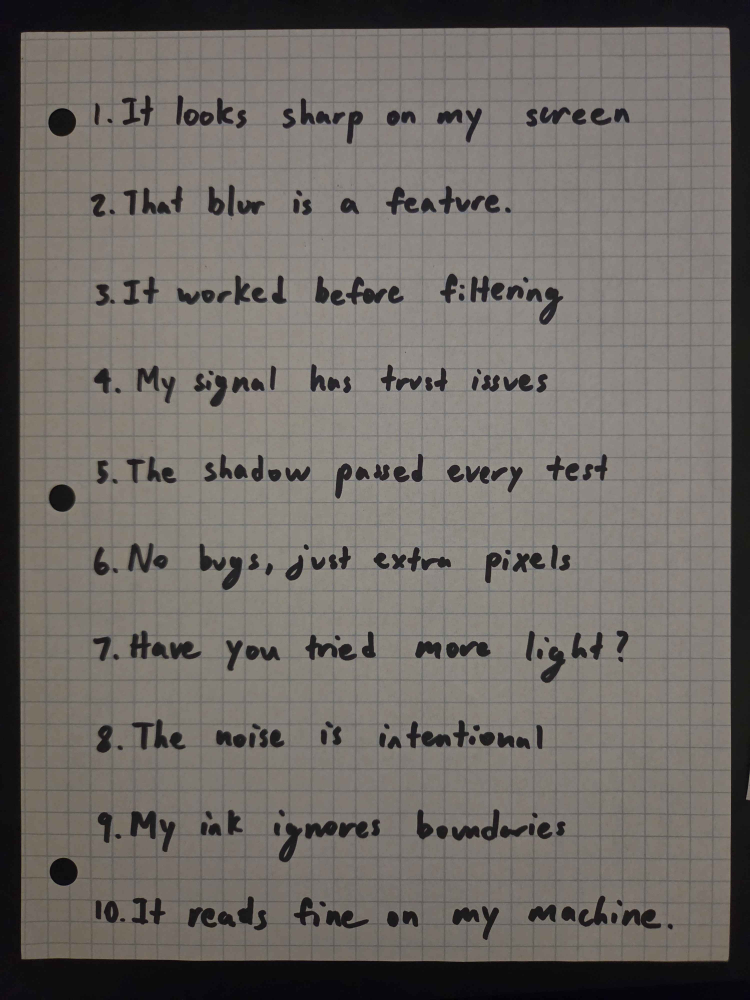
#> input picture bleed/archive/2026-11-16/inputs/sheet01/perfect.jpg, 3000 x 4000 px (shown at 1/4 size)
$ python -i recover_overlap.py   (imports and definitions only)   (older library calls are emulated)
#> lines starting #> are read from the running program, lines starting #| are printed output that depends on the picture
"""Overlap-preserving bleed removal: Rowley-Brooke pipeline + bleed/pencil decomposition.

Adaptation of the proposal's classical branch (Sec. 4.3, Fig. 4). The paper's
stages are kept: mirror + align, classify interference from the joint front/back
intensities (Sec. 3.2.1), connected-component refinement (3.2.2), and restoration
from background paper (3.3). Two changes target pencil retention:

1. Dense registration refinement. A tile-wise normalized cross-correlation field
   on the ink maps corrects residual paper warp that the global homography leaves
   (several pixels, comparable to stroke width).
2. Overlap decomposition instead of whole-region replacement. Inside the
   interference region, front optical density is modelled as

       d_front(x) = a(x) * m_back(x) + p(x),   p >= 0,

   where m_back is the registered reverse-ink map, a(x) is a smooth bleed gain
   (ink penetration varies stroke by stroke), and p is front-side pencil. We solve

       min_{a, p>=0}  sum (d_front - a m_back - p)^2 + sum lam(x) p + smooth(a)

   by alternating minimization: a is a Gaussian-weighted least-squares fit given
   p, and p is the proximal step of the sparsity penalty given a (non-negative
   soft threshold for L1, hard threshold for L0; L0 keeps pencil density unbiased). lam(x) increases with the
   reverse-ink density and its edge strength, where model noise is larger.
   Restored overlap pixels are paper * exp(-p), so pencil seen through or around
   the bleed is kept at its observed density, not redrawn.

Pixels outside the interference region (front-only pencil, background) are
copied from the input unchanged. No learned model, transcription or line boxes
are used during restoration.
"""
import argparse
import json
import time
from pathlib import Path

import cv2
import numpy as np
from PIL import Image
from scipy import ndimage

from remove_bleed import (BACK, BOTH, classify, detrend, exemplar_plate, page_mask,
                          read_image, refine, register)

# Selected by bleed/tune_overlap.py (coordinate search on the tune half; see
# bleed/results/pencil-sheet08-overlap/tuning.json). Hand-set starting values are
# tune_overlap.INITIAL.
DEFAULTS = dict(
    back_floor=0.25,     # reverse density below this is paper/grid, not ink
    back_span=3.5,       # density range mapped to m_back; large span keeps Sharpie-core variation unclipped
    back_sigma=2.5,      # paper diffusion blur applied to the reverse map
    gain_sigma=1.5,      # spatial scale of the bleed gain a(x), pixels
    lam0=0.15,           # base sparsity weight on pencil density
    lam_ink=0.5,        # extra weight proportional to m_back
    lam_edge=0.0,        # extra weight at reverse-ink edges (registration slack)
    iterations=6,
    region_dilate=5,     # pixels around interference that are re-estimated
    hyst_low=0.0,        # weak-residual threshold for stroke continuity (0 = off)
    min_area=700,        # drop isolated confident components smaller than this
    texture_k=0,         # >0: non-local patch prediction of bleed texture (Deck 13 NLM), k neighbours
    texture_h=0.3,       # NLM bandwidth on back-density patch distance
    texture_gain=1.0,    # shrink toward the smooth model (<1)
    lam_var=0.0,         # adaptive threshold: + lam_var * local residual std (Deck 7 adaptive filter)
    var_sigma=12.0,      # window for the local residual std
    scales=(),           # extra diffusion blur scales for the bleed model (spatially varying PSF)
    ridge=0.01,          # ridge on the multi-scale gain fit
    penalty='l1',        # sparsity penalty on pencil: 'l1' (soft) or 'l0' (hard, unbiased)
    single_resample=False,# compose registration warps, resample once (bicubic); equal within noise
)

# Recognition rendering (render_clean). Set by inspection on this sheet, not by the search.
CLEAN = dict(
    gap_core=1.35,       # reverse density above this = opaque core; pencil there is unknown, not absent
    gap_radius=7,        # Navier-Stokes inpainting radius for the pencil layer in cores
    grid_length=61,      # straight-line opening length that only printed grid survives
    speck_density=0.12, speck_area=30,
    ink_gain=3.0,        # rendered ink = exp(-ink_gain * density) on white
    fill='paths',        # gap filling in opaque cores: 'paths' (evidence-guided), 'diffusion' (NS), 'none'
    path_evidence=0.10,  # min mean residual density along an accepted path (bleed noise median ~0)
    path_tortuosity=1.8, # max path length / chord
    path_max_gap=90,     # max chord length in pixels
    path_radius=0,       # tube half-width; 0 = from the stroke width at the ports
    path_mode='observed',# 'observed': admit only measured residue on the path; 'interp': also fill end densities
    path_floor=0.04,     # observed mode: min residue density admitted on the path
)


def paper_level(gray):
    """Local paper brightness: closing removes ink, median removes grid lines."""
    small = cv2.resize(gray, None, fx=.25, fy=.25, interpolation=cv2.INTER_AREA)
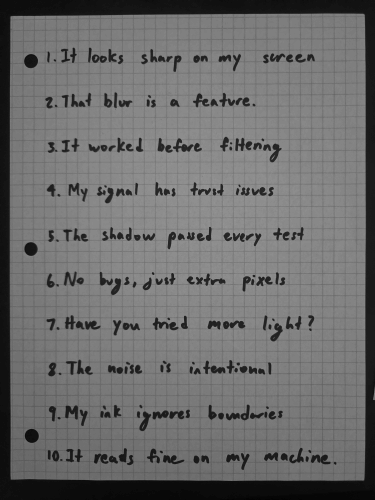
#> small: shape (1000, 750) (shown at 1/2 size); min 1, max 157, mean 108
    small = cv2.morphologyEx(small, cv2.MORPH_CLOSE, np.ones((15, 15), np.uint8))
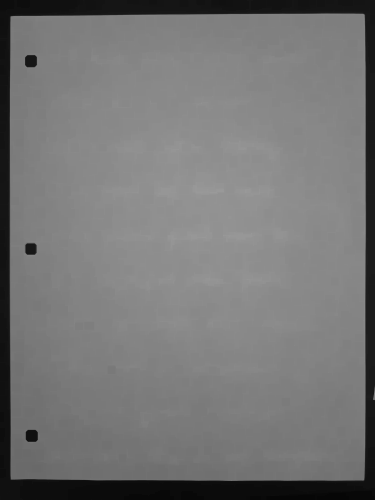
#> small: shape (1000, 750) (shown at 1/2 size); min 6, max 157, mean 117.6
    small = cv2.medianBlur(small, 21).astype(np.float32)
    return cv2.resize(cv2.GaussianBlur(small, (0, 0), 5), gray.shape[::-1])
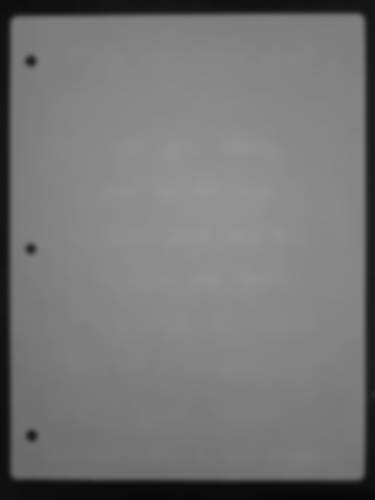
#> returned value: shape (4000, 3000) float32 (shown at 1/8 size); min 6.02, max 150.5, mean 117.6


def density(image):
    gray = cv2.cvtColor(image, cv2.COLOR_RGB2GRAY)
    return np.log(paper_level(gray) / np.maximum(gray.astype(np.float32), 1)).astype(np.float32)
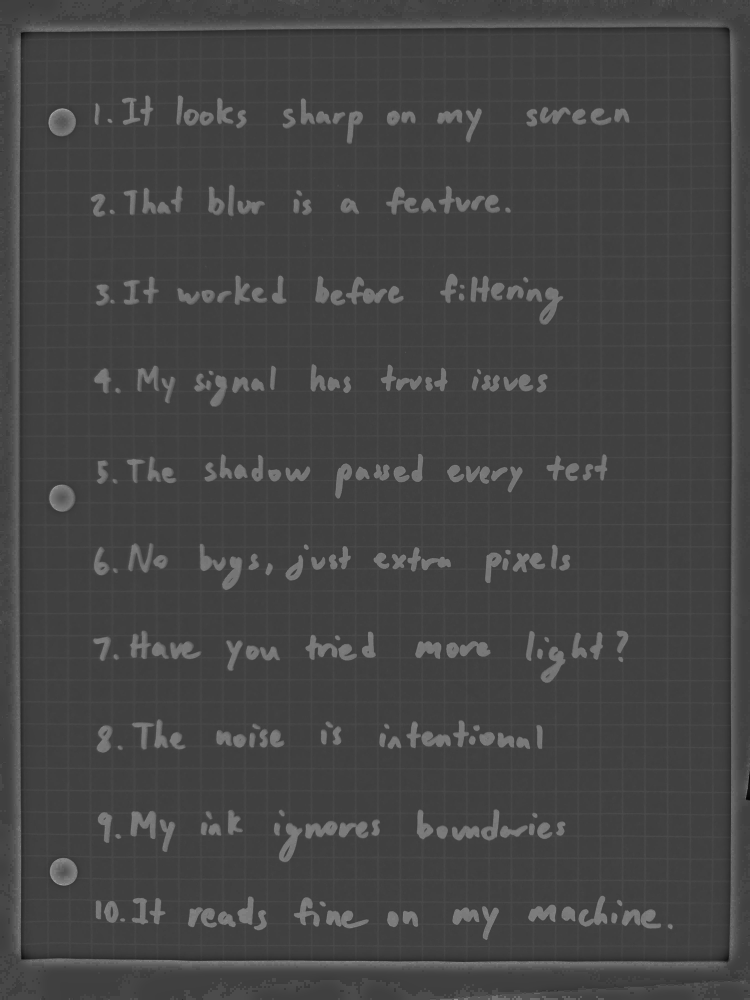
#> returned value: shape (4000, 3000) float32 (shown at 1/4 size); min -1.6, max 4.77, mean 0.133; drawn with min black and max white


# [49 lines left out: functions refine_registration, warp, not called in this run]


def back_map(d_back, params):
    m = np.clip((d_back - params['back_floor']) / params['back_span'], 0, 1).astype(np.float32)
    return cv2.GaussianBlur(m, (0, 0), params['back_sigma']) if params['back_sigma'] > 0 else m


def regressors(m_back, scales):
    """Reverse ink seen through paper at several diffusion scales (spatially varying PSF)."""
    return [m_back] + [cv2.GaussianBlur(m_back, (0, 0), float(sc)) for sc in scales]


# [64 lines left out: functions fit_gains, decompose, not called in this run]


TEXTURE_EXCLUDE = None   # evaluation hook: pixels never used as texture training data


# [499 lines left out: functions predict_texture, stroke_continuity, run, prepare, restore_overlap, density_rgb and 13 more, not called in this run]


# [12 lines not run here, left out]

>>> import cv2
>>> picture = cv2.cvtColor(cv2.imread('archive/2026-11-16/inputs/sheet01/perfect.jpg'), cv2.COLOR_BGR2RGB)
>>> result = density(picture)

$ run again, on bleed/archive/2026-11-16/inputs/sheet05/perfect.jpg
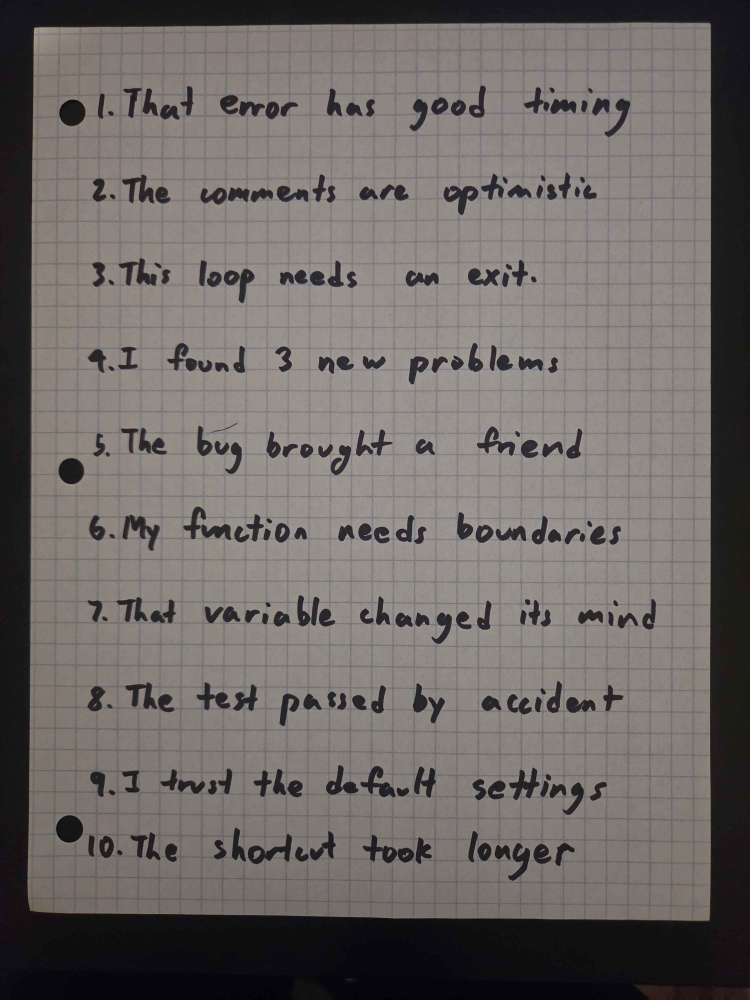
#> input picture bleed/archive/2026-11-16/inputs/sheet05/perfect.jpg, 3000 x 4000 px (shown at 1/4 size)
#> in paper_level, `small = cv2.morphologyEx(small, cv2.MORPH_CLOSE, np.ones((15, 15), np...`:
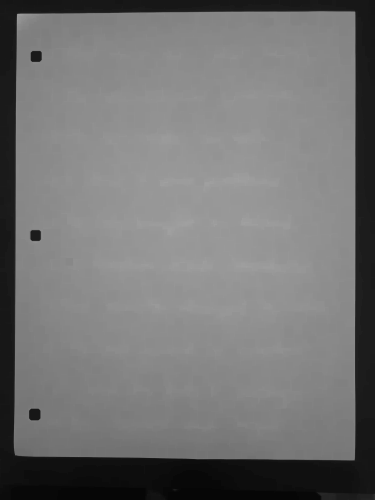
#> small: shape (1000, 750) (shown at 1/2 size); min 6, max 163, mean 115.7
#> in density, `return np.log(paper_level(gray) / np.maximum(gray.astype(np.float32), ..`:
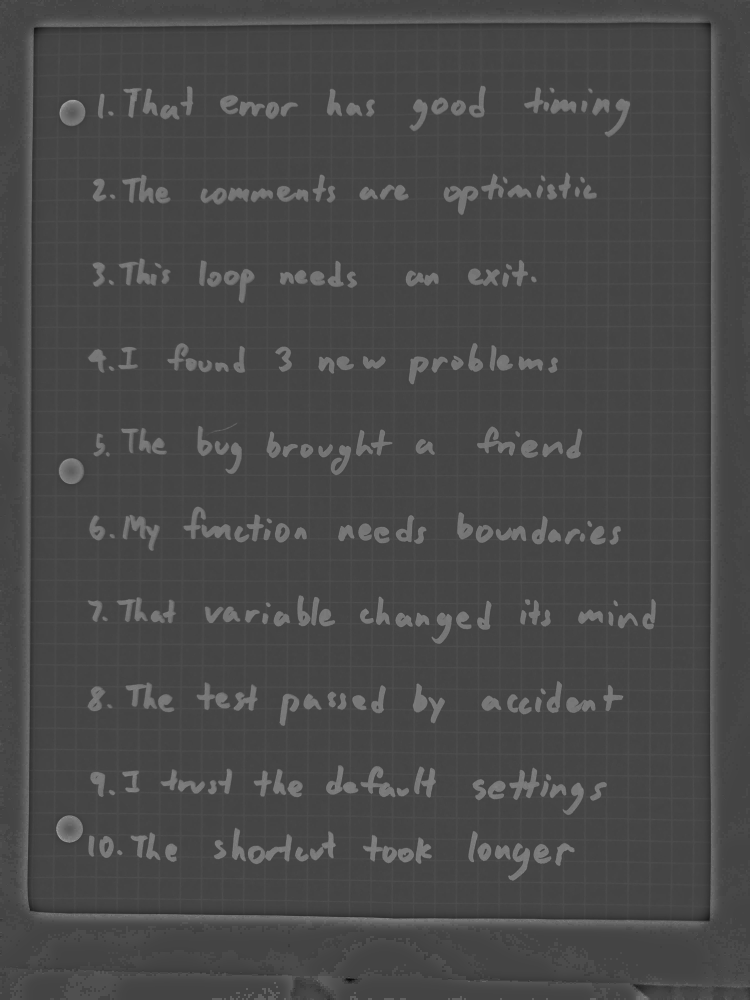
#> returned value: shape (4000, 3000) float32 (shown at 1/4 size); min -1.73, max 4.68, mean 0.121; drawn with min black and max white

$ run again, on bleed/archive/2026-11-16/inputs/sheet06/perfect.jpg
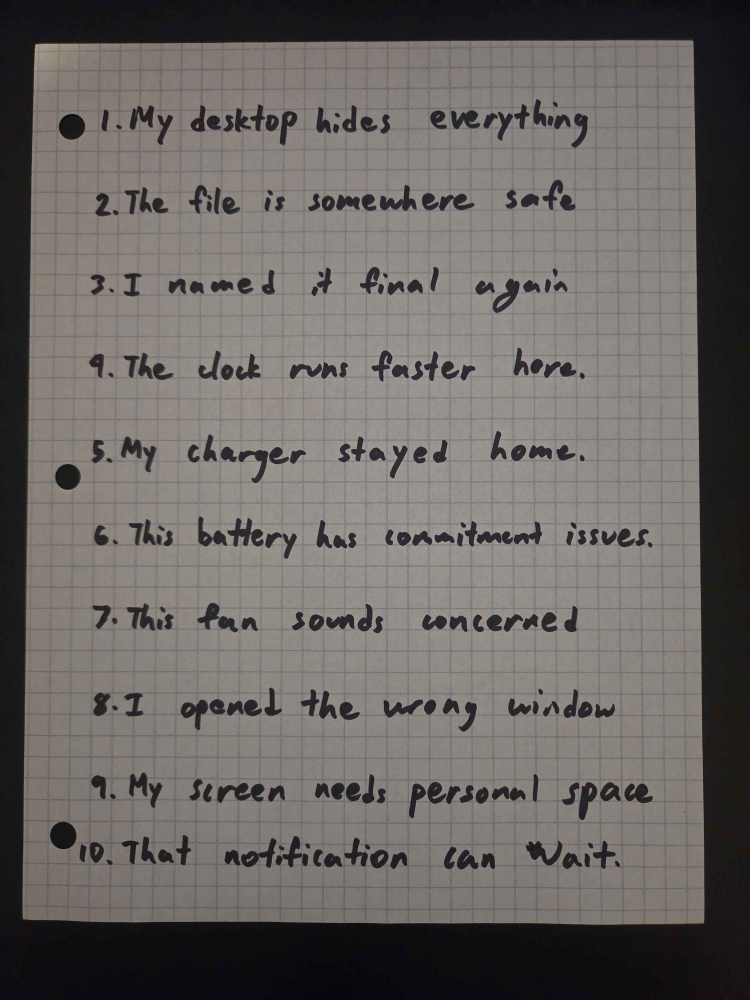
#> input picture bleed/archive/2026-11-16/inputs/sheet06/perfect.jpg, 3000 x 4000 px (shown at 1/4 size)
#> in paper_level, `small = cv2.morphologyEx(small, cv2.MORPH_CLOSE, np.ones((15, 15), np...`:
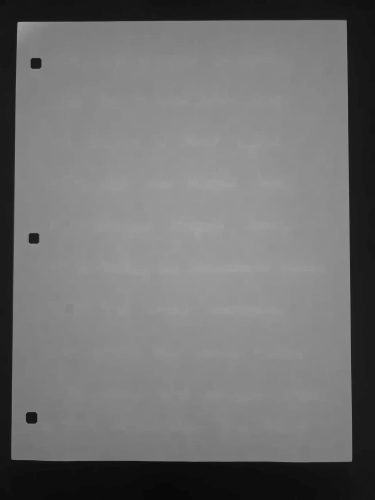
#> small: shape (1000, 750) (shown at 1/2 size); min 8, max 163, mean 112.7
#> in density, `return np.log(paper_level(gray) / np.maximum(gray.astype(np.float32), ..`:
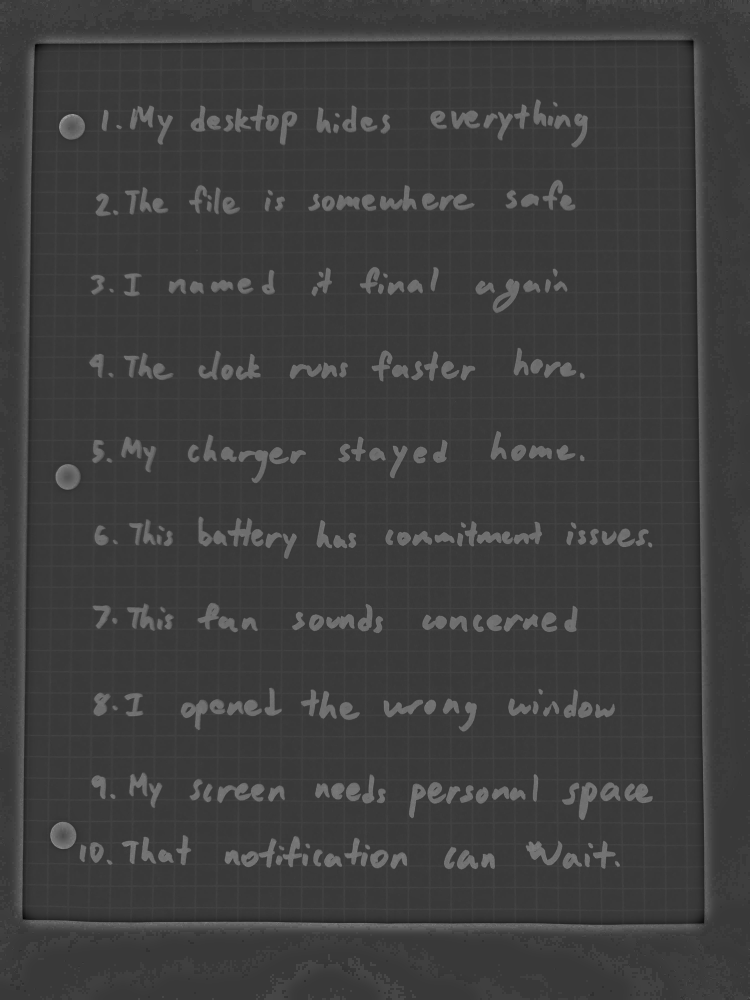
#> returned value: shape (4000, 3000) float32 (shown at 1/4 size); min -1.36, max 4.65, mean 0.12; drawn with min black and max white
